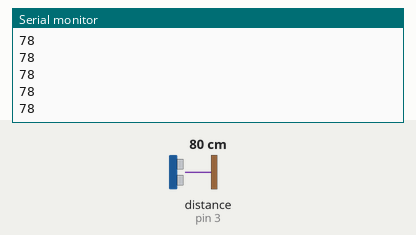
Bench run of a sketch on a simulated Arduino Uno, built with avr-gcc and run on an emulated ATmega328P. Shown: the last lines printed to the serial monitor. Wiring (inferred from the names in the program): ultrasonic range finder: trigger pin 2; echo pin 3. Inputs (shaded band) come from the test bench; at power-on: distance to the obstacle (sensor on pin 3) 80 cm. The echo pulse lasts 58.3 µs per cm.

Above: at 1.2 s.
1.3 s: distance to the obstacle (sensor on pin 3) set to 2 cm
At 1.54 s:
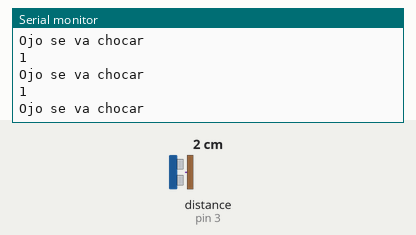
2.9 s: distance to the obstacle (sensor on pin 3) set to 4 cm
At 2.96 s:
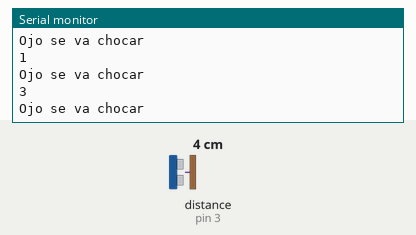
Timing chart, 0 to 5.9 s (numbered marks = the images above; inputs shaded):
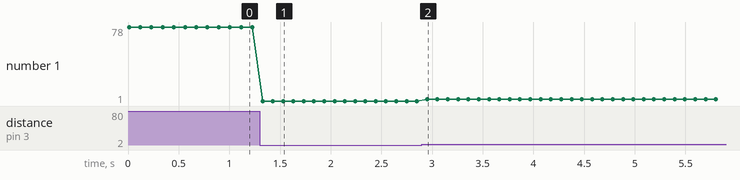

The sketch:

ultrasonido1.ino
```cpp
#define Trigger 2 //pin digital para el Trigger
#define Echo 3  //pin digital para el Echo

void setup() {
  // put your setup code here, to run once:
  Serial.begin(9600); //inicializamos la comunicación
  pinMode(Trigger, OUTPUT);//pin como salida
  pinMode(Echo, INPUT);//pin como entrada
  digitalWrite(Trigger, LOW); //inicializamos el pin con 0
}
void loop() {
  if(sensorUltraSonido()<10){
    Serial.println(sensorUltraSonido());
    Serial.println("Ojo se va chocar");
  }else{
    Serial.println(sensorUltraSonido());
  }
   delay(100);
}


long sensorUltraSonido() {
  // put your main code here, to run repeatedly:
  long t;//tiempo que demora en llegar el eco
  long d;//distancia en cm
  digitalWrite(Trigger, HIGH);
  delayMicroseconds(10);//enviamos un pulso de 10us
  digitalWrite(Trigger, LOW);
  t = pulseIn(Echo, HIGH); //obtenemos el ancho del pulso
  d = t / 59; //escalamos el tiempo a una distancia en cm
  //Serial.print("Distancia: ");
  //Serial.print(d);//enviamos serialmente el valor de la distancia
  //Serial.print("cm");
  //Serial.println();
  //delay(1000);//hacemos una pausa
  return d;
}
```

Measured:
- after the input at 1.3 s, the serial monitor: prints a new line at once (image 1)
- after the input at 2.9 s, the serial monitor: prints a new line after 0.05 s (image 2)
- plotted number 1: 78 → 1 after the input at 1.3 s, 1 → 3 after the input at 2.9 s
